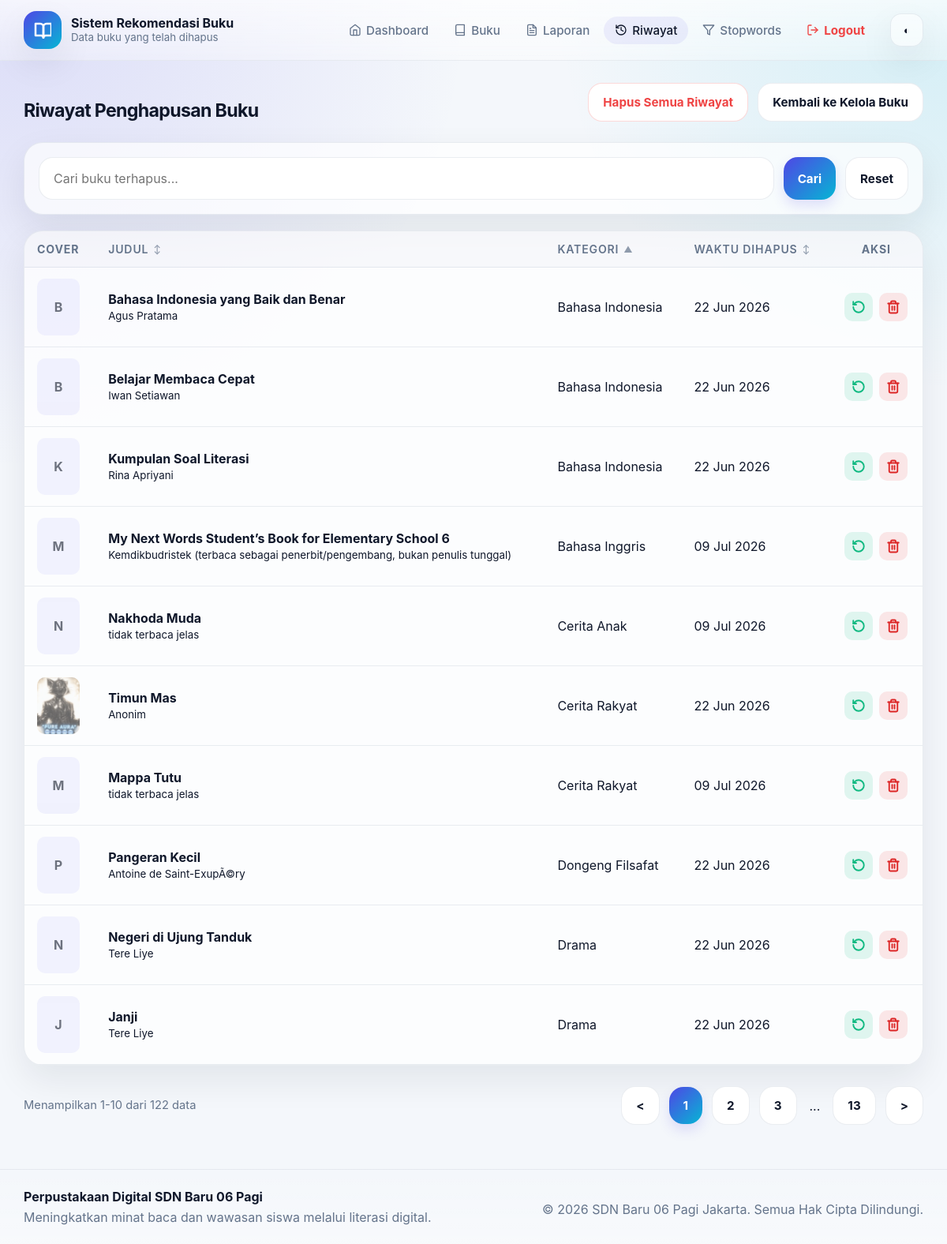
/admin/book-history.php?sort=category&order=asc&page=1 (signed in), run on the app's committed database.
### tables this page shows
CREATE TABLE `books` (
  `id` int(11) NOT NULL,
  `title` varchar(200) NOT NULL,
  `author` varchar(150) NOT NULL,
  `category` varchar(100) NOT NULL,
  `year` int(11) DEFAULT NULL,
  `description` text NOT NULL,
  `keywords` text DEFAULT NULL,
  `cover_image` varchar(255) DEFAULT NULL,
  `deleted_at` timestamp NULL DEFAULT NULL,
  `created_at` timestamp NOT NULL DEFAULT current_timestamp(),
  `updated_at` timestamp NULL DEFAULT NULL ON UPDATE current_timestamp()
);

### admin/book-history.php (the view, shortened to what this page needs)
<?php
require_once __DIR__ . '/../includes/functions.php';
$conn = db();
function clean_sort_key(string $key, array $allowed, string $default): string
{
    return array_key_exists($key, $allowed) ? $key : $default;
}
function clean_sort_order(string $order): string
{
    $order = strtolower($order);
    return $order === 'asc' ? 'ASC' : 'DESC';
}
function build_query_string(array $params): string
{
    return http_build_query($params);
}
$search = trim($_GET['search'] ?? '');
$allowedSort = [
    'title' => 'title',
    'author' => 'author',
    'category' => 'category',
    'year' => 'year',
    'deleted_at' => 'deleted_at',
];
$sort = clean_sort_key((string) ($_GET['sort'] ?? 'deleted_at'), $allowedSort, 'deleted_at');
$order = clean_sort_order((string) ($_GET['order'] ?? 'desc'));
$sortColumn = $allowedSort[$sort];
$page = max(1, (int) ($_GET['page'] ?? 1));
$perPage = 10;
$offset = ($page - 1) * $perPage;
$whereSql = ' WHERE deleted_at IS NOT NULL';
$countSql = 'SELECT COUNT(*) AS total FROM books';
$listSql = 'SELECT * FROM books';
$countSql .= $whereSql;
$listSql .= $whereSql . " ORDER BY {$sortColumn} {$order} LIMIT {$perPage} OFFSET {$offset}";
$totalBooks = 0;
$countResult = $conn->query($countSql);
if ($countResult) {
    $totalBooks = (int) ($countResult->fetch_assoc()['total'] ?? 0);
}
$result = $conn->query($listSql);
$books = [];
if ($result) {
    while ($row = $result->fetch_assoc()) {
        $books[] = $row;
    }
}
$totalPages = max(1, (int) ceil($totalBooks / $perPage));
function sort_link(
    string $label,
    string $key,
    string $currentSort,
    string $currentOrder,
    array $baseParams
): string {
    $isActive = $currentSort === $key;
    $nextOrder = (
        $isActive && strtoupper($currentOrder) === 'ASC'
    ) ? 'desc' : 'asc';
    $baseParams['sort'] = $key;
    $baseParams['order'] = $nextOrder;
    $baseParams['page'] = 1;
    $icon = '↕';
    if ($isActive) {
        $icon = strtoupper($currentOrder) === 'ASC'
            ? '▲'
            : '▼';
    }
    $url = 'book-history.php?' . build_query_string($baseParams);
    return '
        <a
            href="' . e($url) . '"
            style="
                display:flex;
                align-items:center;
                gap:6px;
                text-decoration:none;
                color:inherit;
                font-weight:600;
            "
        >
            <span>' . e($label) . '</span>
            <span style="font-size:11px;opacity:.7;">' . $icon . '</span>
        </a>
    ';
}
$baseParams = [];
render_header('Riwayat Hapus', 'admin', 'book-history', [
    'subtitle' => 'Data buku yang telah dihapus',
]);
?>
<section class="container">
    <div class="section-head">
        <div>
            <h2>Riwayat Penghapusan Buku</h2>
        </div>
        <div class="form-actions">
            <?php if ($totalBooks > 0): ?>
            <button class="btn btn-soft" style="color: #ef4444; border-color: rgba(239, 68, 68, 0.2);" onclick="document.getElementById('deleteAllModal').classList.remove('hidden')">Hapus Semua Riwayat</button>
            <?php endif; ?>
            <a class="btn btn-soft" href="books.php">Kembali ke Kelola Buku</a>
        </div>
    </div>
    <div class="section">
        <form method="get" class="search-panel" style="margin-bottom: 20px;">
            <div class="search-row">
                <input
                    class="search-input"
                    type="text"
                    name="search"
                    value="<?= e($search); ?>"
                    placeholder="Cari buku terhapus..."
                >
                <button class="btn btn-primary" type="submit">Cari</button>
                <a class="btn btn-soft" href="book-history.php">Reset</a>
            </div>
        </form>
    </div>
    <div class="table-wrap">
        <table>
            <thead>
                <tr>
                    <th>Cover</th>
                    <th><?= sort_link('Judul', 'title', $sort, $order, $baseParams); ?></th>
                    <th><?= sort_link('Kategori', 'category', $sort, $order, $baseParams); ?></th>
                    <th><?= sort_link('Waktu Dihapus', 'deleted_at', $sort, $order, $baseParams); ?></th>
                    <th style="text-align: center;">Aksi</th>
                </tr>
            </thead>
            <tbody>
            <?php if (!$books): ?>
                <tr>
                    <td colspan="5">Belum ada data buku yang dihapus.</td>
                </tr>
            <?php else: ?>
                <?php foreach ($books as $book): ?>
                    <tr>
                        <td>
                            <?php if (!empty($book['cover_image'])): ?>
                                <img
                                    src="<?= e('../' . ltrim((string) $book['cover_image'], '/')); ?>"
                                    alt="<?= e($book['title']); ?>"
                                    style="width:54px;height:72px;object-fit:cover;border-radius:10px;opacity:0.6;"
                                >
                            <?php else: ?>
                                <div style="width:54px;height:72px;border-radius:10px;background:rgba(99,102,241,.12);display:flex;align-items:center;justify-content:center;font-weight:700;opacity:0.6;">
                                    <?= e(mb_strtoupper(mb_substr((string) $book['title'], 0, 1))); ?>
                                </div>
                            <?php endif; ?>
                        </td>
                        <td><strong><?= e($book['title']); ?></strong><br><small><?= e($book['author']); ?></small></td>
                        <td><?= e($book['category']); ?></td>
                        <td><?= format_date_id($book['deleted_at']); ?></td>
                        <td style="text-align: center;">
                            <div class="form-actions" style="justify-content: center; gap: 8px;">
                                <a class="btn-icon btn-restore" href="javascript:void(0);" onclick="confirmRestore(<?= (int) $book['id']; ?>)" title="Restore">
                                    <svg xmlns="http://www.w3.org/2000/svg" width="18" height="18" viewBox="0 0 24 24" fill="none" stroke="currentColor" stroke-width="2.5" stroke-linecap="round" stroke-linejoin="round"><path d="M3 12a9 9 0 1 0 9-9 9.75 9.75 0 0 0-6.74 2.74L3 8"/><path d="M3 3v5h5"/></svg>
                                </a>
                                <a class="btn-icon btn-delete" href="javascript:void(0);" onclick="confirmForceDelete(<?= (int) $book['id']; ?>)" title="Hapus Permanen">
                                </a>
                            </div>
                        </td>
                    </tr>
                <?php endforeach; ?>
            <?php endif; ?>
            </tbody>
        </table>
    </div>
    <div class="section" style="display:flex;align-items:center;justify-content:space-between;gap:12px;flex-wrap:wrap;">
        <div class="helper">
            Menampilkan <?= $totalBooks ? ($offset + 1) : 0; ?>-<?= min($offset + $perPage, $totalBooks); ?> dari <?= $totalBooks; ?> data
        </div>
        <div class="form-actions" style="flex-wrap:wrap; align-items:center;">
    <?php
    $prevParams = $baseParams;
    $prevParams['sort'] = $sort;
    $prevParams['order'] = strtolower($order);
    $prevParams['page'] = max(1, $page - 1);
    $nextParams = $baseParams;
    $nextParams['sort'] = $sort;
    $nextParams['order'] = strtolower($order);
    $nextParams['page'] = min($totalPages, $page + 1);
    $window = 2;
    ?>
    <a
        class="btn btn-soft <?= $page <= 1 ? 'disabled' : ''; ?>"
        href="book-history.php?<?= e(build_query_string($prevParams)); ?>"
    >
        &lt;
    </a>
    <?php for ($i = 1; $i <= $totalPages; $i++): ?>
        <?php if (
            $i == 1 ||
            $i == $totalPages ||
            ($i >= $page - $window && $i <= $page + $window)
        ): ?>
            <?php
            $params = $baseParams;
            $params['sort'] = $sort;
            $params['order'] = strtolower($order);
            $params['page'] = $i;
            $active = $i === $page;
            ?>
            <a
                class="btn <?= $active ? 'btn-primary' : 'btn-soft'; ?>"
                href="book-history.php?<?= e(build_query_string($params)); ?>"
            >
                <?= $i; ?>
            </a>
        <?php elseif (
            $i == $page - $window - 1 ||
            $i == $page + $window + 1
        ): ?>
            <span style="padding:0 4px;">...</span>
        <?php endif; ?>
    <?php endfor; ?>
    <a
        class="btn btn-soft <?= $page >= $totalPages ? 'disabled' : ''; ?>"
        href="book-history.php?<?= e(build_query_string($nextParams)); ?>"
    >
        &gt;
    </a>
</div>
</section>
<?php render_footer(); ?>

### includes/functions.php (shortened to what this page needs)
<?php
function app_base_path(): string
{
    $script = str_replace('\\', '/', $_SERVER['SCRIPT_NAME'] ?? '');
    $dir = rtrim(dirname($script), '/');
    $base = rtrim(dirname($dir), '/');
    if ($base === '' || $base === '/' || $base === '.') {
        return '';
    }
    return $base;
}
function site_url(string $path = ''): string
{
    $base = app_base_path();
    $path = ltrim(str_replace('\\', '/', $path), '/');
    if ($base === '') {
        return '/' . $path;
    }
    return $base . '/' . $path;
}
function e($value): string
{
    return htmlspecialchars((string) $value, ENT_QUOTES, 'UTF-8');
}
function render_header(string $title, string $mode = 'public', string $active = '', array $extra = []): void
{
    $bodyClass = trim(($extra['body_class'] ?? '') . ' ' . ($mode === 'admin' ? 'page-admin' : 'page-public'));
    $subtitle = $extra['subtitle'] ?? 'Perpustakaan SDN Baru 06 Pagi Jakarta';
    $publicNav = [
        ['label' => 'Beranda', 'href' => site_url('dashboard/index.php'), 'key' => 'dashboard', 'icon' => '<svg xmlns="http://www.w3.org/2000/svg" width="16" height="16" viewBox="0 0 24 24" fill="none" stroke="currentColor" stroke-width="2" stroke-linecap="round" stroke-linejoin="round"><path d="m3 9 9-7 9 7v11a2 2 0 0 1-2 2H5a2 2 0 0 1-2-2z"/><polyline points="9 22 9 12 15 12 15 22"/></svg>'],
        ['label' => 'Katalog', 'href' => site_url('books/index.php'), 'key' => 'books', 'icon' => '<svg xmlns="http://www.w3.org/2000/svg" width="16" height="16" viewBox="0 0 24 24" fill="none" stroke="currentColor" stroke-width="2" stroke-linecap="round" stroke-linejoin="round"><path d="M4 19.5v-15A2.5 2.5 0 0 1 6.5 2H20v20H6.5a2.5 2.5 0 0 1 0-5H20"/></svg>'],
        ['label' => 'Admin', 'href' => site_url('admin/login.php'), 'key' => 'admin', 'icon' => '<svg xmlns="http://www.w3.org/2000/svg" width="16" height="16" viewBox="0 0 24 24" fill="none" stroke="currentColor" stroke-width="2" stroke-linecap="round" stroke-linejoin="round"><path d="M19 21v-2a4 4 0 0 0-4-4H9a4 4 0 0 0-4 4v2"/><circle cx="12" cy="7" r="4"/></svg>', 'color' => '#2563eb'],
    ];
    $adminNav = [
        ['label' => 'Dashboard', 'href' => site_url('admin/index.php'), 'key' => 'dashboard', 'icon' => '<svg xmlns="http://www.w3.org/2000/svg" width="16" height="16" viewBox="0 0 24 24" fill="none" stroke="currentColor" stroke-width="2" stroke-linecap="round" stroke-linejoin="round"><path d="m3 9 9-7 9 7v11a2 2 0 0 1-2 2H5a2 2 0 0 1-2-2z"/><polyline points="9 22 9 12 15 12 15 22"/></svg>'],
        ['label' => 'Buku', 'href' => site_url('admin/books.php'), 'key' => 'books', 'icon' => '<svg xmlns="http://www.w3.org/2000/svg" width="16" height="16" viewBox="0 0 24 24" fill="none" stroke="currentColor" stroke-width="2" stroke-linecap="round" stroke-linejoin="round"><path d="M4 19.5v-15A2.5 2.5 0 0 1 6.5 2H20v20H6.5a2.5 2.5 0 0 1 0-5H20"/></svg>'],
        ['label' => 'Laporan', 'href' => site_url('admin/reports.php'), 'key' => 'reports', 'icon' => '<svg xmlns="http://www.w3.org/2000/svg" width="16" height="16" viewBox="0 0 24 24" fill="none" stroke="currentColor" stroke-width="2" stroke-linecap="round" stroke-linejoin="round"><path d="M14 2H6a2 2 0 0 0-2 2v16a2 2 0 0 0 2 2h12a2 2 0 0 0 2-2V8z"/><polyline points="14 2 14 8 20 8"/><line x1="16" y1="13" x2="8" y2="13"/><line x1="16" y1="17" x2="8" y2="17"/><polyline points="10 9 9 9 8 9"/></svg>'],
        ['label' => 'Riwayat', 'href' => site_url('admin/book-history.php'), 'key' => 'book-history', 'icon' => '<svg xmlns="http://www.w3.org/2000/svg" width="16" height="16" viewBox="0 0 24 24" fill="none" stroke="currentColor" stroke-width="2" stroke-linecap="round" stroke-linejoin="round"><path d="M3 12a9 9 0 1 0 9-9 9.75 9.75 0 0 0-6.74 2.74L3 8"/><path d="M3 3v5h5"/><path d="M12 7v5l4 2"/></svg>'],
        ['label' => 'Stopwords', 'href' => site_url('admin/stopwords.php'), 'key' => 'stopwords', 'icon' => '<svg xmlns="http://www.w3.org/2000/svg" width="16" height="16" viewBox="0 0 24 24" fill="none" stroke="currentColor" stroke-width="2" stroke-linecap="round" stroke-linejoin="round"><polygon points="22 3 2 3 10 12.46 10 19 14 21 14 12.46 22 3"/></svg>'],
        ['label' => 'Logout', 'href' => site_url('admin/logout.php'), 'key' => 'logout', 'icon' => '<svg xmlns="http://www.w3.org/2000/svg" width="16" height="16" viewBox="0 0 24 24" fill="none" stroke="currentColor" stroke-width="2" stroke-linecap="round" stroke-linejoin="round"><path d="M9 21H5a2 2 0 0 1-2-2V5a2 2 0 0 1 2-2h4"/><polyline points="16 17 21 12 16 7"/><line x1="21" y1="12" x2="9" y2="12"/></svg>', 'color' => '#ef4444'],
    ];
    $navItems = $mode === 'admin' ? $adminNav : $publicNav;
    ?>
<!DOCTYPE html>
<html lang="id">
<head>
    <link rel="stylesheet" href="<?= e(site_url('assets/css/style.css?v=' . filemtime(__DIR__ . '/../assets/css/style.css'))); ?>">
</head>
<body class="<?= e($bodyClass); ?>">
<header class="site-header">
    <div class="container header-inner">
        <a class="brand" href="<?= $mode === 'admin' ? e(site_url('admin/index.php')) : e(site_url('dashboard/index.php')); ?>">
            <span class="brand-mark">
                <svg xmlns="http://www.w3.org/2000/svg" width="22" height="22" fill="none" stroke="currentColor" stroke-width="2.5" stroke-linecap="round" stroke-linejoin="round">
                    <path d="M2 3h6a4 4 0 0 1 4 4v14a3 3 0 0 0-3-3H2z"></path>
                    <path d="M22 3h-6a4 4 0 0 0-4 4v14a3 3 0 0 1 3-3h7z"></path>
                </svg>
            </span>
            <span class="brand-text">
                <strong><?= e(APP_NAME); ?></strong>
                <small><?= e($subtitle); ?></small>
            </span>
        </a>
        <nav class="site-nav" data-nav>
            <?php foreach ($navItems as $item): ?>
                <?php $style = isset($item['color']) ? 'style="color: ' . e($item['color']) . '; font-weight: bold;"' : ''; ?>
                <a class="<?= $active === $item['key'] ? 'active' : ''; ?>" href="<?= e($item['href']); ?>" <?= $style; ?>>
                    <?= $item['icon'] ?? ''; ?>
                    <span><?= e($item['label']); ?></span>
                </a>
            <?php endforeach; ?>
        </nav>
        <button class="icon-btn theme-toggle" type="button" id="themeToggle" aria-label="Ubah tema">◐</button>
    </div>
</header>
<main class="site-main">
    <?php
}
function render_footer(): void
{
    ?>
</main>
<footer class="site-footer">
    <div class="container footer-inner">
        <div>
            <strong>Perpustakaan Digital SDN Baru 06 Pagi</strong>
            <p>Meningkatkan minat baca dan wawasan siswa melalui literasi digital.</p>
        </div>
        <div class="footer-note">&copy; <?= date('Y'); ?> SDN Baru 06 Pagi Jakarta. Semua Hak Cipta Dilindungi.</div>
    </div>
</footer>
</body>
</html>
    <?php
}
function format_date_id(?string $date): string
{
    $ts = strtotime($date);
    return date('d M Y', $ts);
}

### data on the page
books: title "B", title "Bahasa Indonesia yang Baik dan Benar", author "Agus Pratama", category "Bahasa Indonesia", deleted_at "22 Jun 2026"
books: title "B", title "Belajar Membaca Cepat", author "Iwan Setiawan", category "Bahasa Indonesia", deleted_at "22 Jun 2026"
books: title "K", title "Kumpulan Soal Literasi", author "Rina Apriyani", category "Bahasa Indonesia", deleted_at "22 Jun 2026"
books: title "M", title "My Next Words Student’s Book for Elementary School 6", author "Kemdikbudristek (terbaca sebagai penerbit/pengembang, bukan penulis tunggal)", category "Bahasa Inggris", deleted_at "09 Jul 2026"
books: title "N", title "Nakhoda Muda", author "tidak terbaca jelas", category "Cerita Anak", deleted_at "09 Jul 2026"
books: cover_image (picture), title "Timun Mas", author "Anonim", category "Cerita Rakyat", deleted_at "22 Jun 2026"
books: title "M", title "Mappa Tutu", author "tidak terbaca jelas", category "Cerita Rakyat", deleted_at "09 Jul 2026"
books: title "P", title "Pangeran Kecil", author "Antoine de Saint-ExupÃ©ry", category "Dongeng Filsafat", deleted_at "22 Jun 2026"
books: title "N", title "Negeri di Ujung Tanduk", author "Tere Liye", category "Drama", deleted_at "22 Jun 2026"
books: title "J", title "Janji", author "Tere Liye", category "Drama", deleted_at "22 Jun 2026"

### other printed values
APP_NAME "Sistem Rekomendasi Buku"
$subtitle "Data buku yang telah dihapus"
$item['label'] "Dashboard"
$item['label'] "Buku"
$item['label'] "Laporan"
$item['label'] "Riwayat"
$item['label'] "Stopwords"
$item['label'] "Logout"
$label "JUDUL KATEGORI WAKTU DIHAPUS"
$icon "↕ ▲ ↕"
$offset + 1 "1"
min($offset + $perPage, $totalBooks) "10"
$totalBooks "122"
